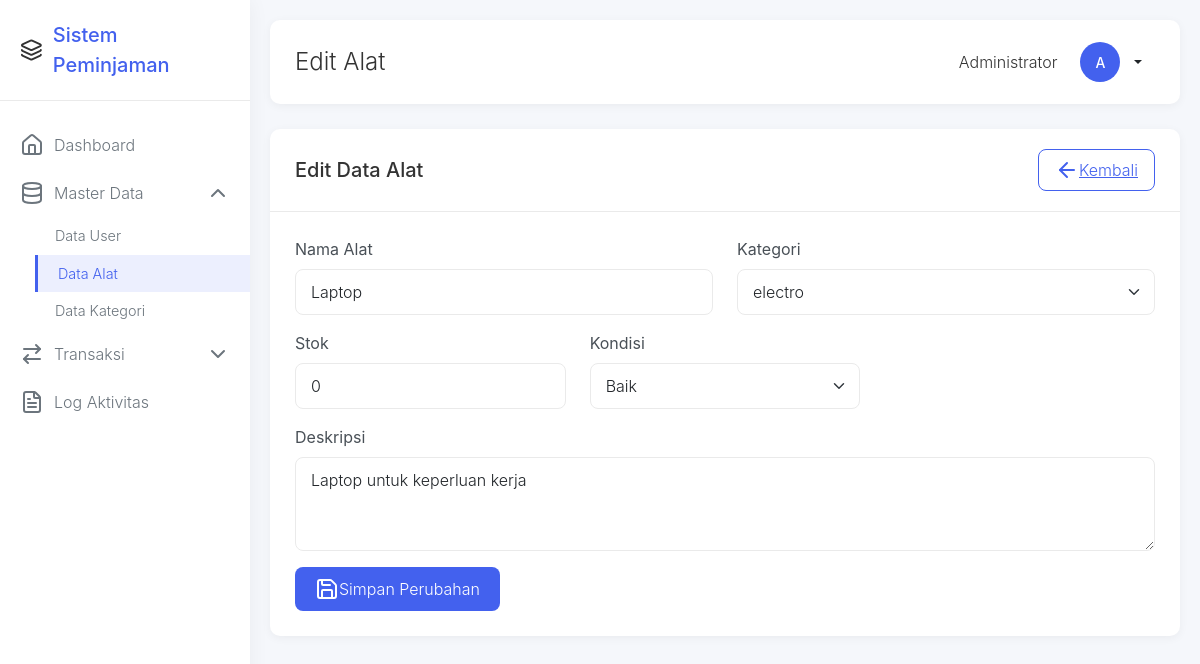
Page /admin/alat_edit.php?id=1 (signed in) on the committed database.
### tables this page shows
CREATE TABLE `alat` (
  `id` int(11) NOT NULL,
  `nama_alat` varchar(100) NOT NULL,
  `kategori_id` int(11) DEFAULT NULL,
  `stok` int(11) NOT NULL DEFAULT 0,
  `kondisi` enum('baik','rusak_ringan','rusak_berat') NOT NULL DEFAULT 'baik',
  `deskripsi` text DEFAULT NULL,
  `created_at` timestamp NOT NULL DEFAULT current_timestamp()
);

CREATE TABLE `kategori` (
  `id` int(11) NOT NULL,
  `nama_kategori` varchar(100) NOT NULL,
  `created_at` timestamp NOT NULL DEFAULT current_timestamp()
);

### admin/alat_edit.php (the view, shortened to what this page needs)
<?php
require_once '../config/database.php';
 $db = new Database();
 $conn = $db->getConnection();
 $stmt_kategori = $conn->prepare("SELECT * FROM kategori ORDER BY nama_kategori");
 $stmt_kategori->execute();
 $result_kategori = $stmt_kategori->get_result();
if (isset($_GET['id'])) {
    $id = $_GET['id'];
    $stmt = $conn->prepare("SELECT * FROM alat WHERE id = ?");
    $stmt->bind_param("i", $id);
    $stmt->execute();
    $result = $stmt->get_result();
    $alat = $result->fetch_assoc();
} else {
    header("Location: alat.php");
    exit();
}
?>
<!DOCTYPE html>
<html lang="id">
<head>
    <link href="https://cdn.jsdelivr.net/npm/bootstrap@5.3.0/dist/css/bootstrap.min.css" rel="stylesheet">
    <link rel="stylesheet" href="../assets/css/style.css">
</head>
<body>
    <aside class="sidebar" id="sidebar">
        <div class="sidebar-header">
            <i data-lucide="layers"></i>
            <span class="sidebar-logo">Sistem Peminjaman</span>
        </div>
        <nav class="sidebar-menu">
            <a href="dashboard.php" class="menu-item">
                <i data-lucide="home" class="menu-icon"></i>
                <span class="menu-text">Dashboard</span>
            </a>
            <div class="menu-item" data-bs-toggle="collapse" data-bs-target="#masterDataDropdown" aria-expanded="true">
                <i data-lucide="database" class="menu-icon"></i>
                <span class="menu-text">Master Data</span>
                <i data-lucide="chevron-down" class="menu-arrow"></i>
            </div>
            <div class="collapse show dropdown-menu-custom" id="masterDataDropdown">
                <a href="users.php" class="menu-item">
                    <span class="menu-text">Data User</span>
                </a>
                <a href="alat.php" class="menu-item active">
                    <span class="menu-text">Data Alat</span>
                </a>
                <a href="kategori.php" class="menu-item">
                    <span class="menu-text">Data Kategori</span>
                </a>
            </div>
            <div class="menu-item" data-bs-toggle="collapse" data-bs-target="#transaksiDropdown" aria-expanded="false">
                <i data-lucide="arrow-right-left" class="menu-icon"></i>
                <span class="menu-text">Transaksi</span>
                <i data-lucide="chevron-down" class="menu-arrow"></i>
            </div>
            <a href="log_activity.php" class="menu-item">
                <i data-lucide="file-text" class="menu-icon"></i>
                <span class="menu-text">Log Aktivitas</span>
            </a>
        </nav>
    </aside>
    <main class="main-content">
        <div class="top-header">
            <div style="display: flex; align-items: center;">
                <h1 class="page-title">Edit Alat</h1>
            </div>
            <div class="user-profile">
                <span style="margin-right: 10px;"><?php echo $_SESSION['nama']; ?></span>
                <div class="dropdown">
                    <button class="btn btn-sm dropdown-toggle d-flex align-items-center" type="button" id="userDropdown" data-bs-toggle="dropdown" aria-expanded="false">
                        <div class="user-avatar">
                            <?php echo strtoupper(substr($_SESSION['nama'], 0, 1)); ?>
                        </div>
                    </button>
                </div>
            </div>
        </div>
        <div class="form-card">
            <div class="card-header-custom">
                <h5 class="mb-0">Edit Data Alat</h5>
                <a href="alat.php" class="btn-back">
                    <i data-lucide="arrow-left"></i> Kembali
                </a>
            </div>
            <div class="form-section">
                <form method="POST" action="">
                    <div class="row">
                        <div class="col-md-6">
                            <div class="mb-3">
                                <label for="nama_alat" class="form-label">Nama Alat</label>
                                <input type="text" class="form-control" id="nama_alat" name="nama_alat" value="<?php echo $alat['nama_alat']; ?>" required>
                            </div>
                        </div>
                        <div class="col-md-6">
                            <div class="mb-3">
                                <label for="kategori_id" class="form-label">Kategori</label>
                                <select class="form-select" id="kategori_id" name="kategori_id">
                                    <?php
                                    while ($kategori = $result_kategori->fetch_assoc()):
                                    ?>
                                    <option value="<?php echo $kategori['id']; ?>" <?php echo $alat['kategori_id'] == $kategori['id'] ? 'selected' : ''; ?>>
                                        <?php echo $kategori['nama_kategori']; ?>
                                    </option>
                                    <?php endwhile; ?>
                                </select>
                            </div>
                        </div>
                    </div>
                    <div class="row">
                        <div class="col-md-4">
                            <div class="mb-3">
                                <label for="stok" class="form-label">Stok</label>
                                <input type="number" class="form-control" id="stok" name="stok" value="<?php echo $alat['stok']; ?>" min="0" required>
                            </div>
                        </div>
                        <div class="col-md-4">
                            <div class="mb-3">
                                <label for="kondisi" class="form-label">Kondisi</label>
                                <select class="form-select" id="kondisi" name="kondisi" required>
                                    <option value="baik" <?php echo $alat['kondisi'] == 'baik' ? 'selected' : ''; ?>>Baik</option>
                                </select>
                            </div>
                        </div>
                    </div>
                    <div class="mb-3">
                        <label for="deskripsi" class="form-label">Deskripsi</label>
                        <textarea class="form-control" id="deskripsi" name="deskripsi" rows="3"><?php echo $alat['deskripsi']; ?></textarea>
                    </div>
                    <button type="submit" class="btn-submit">
                        <i data-lucide="save"></i> Simpan Perubahan
                    </button>
                </form>
            </div>
        </div>
    </main>
</body>
</html>

### assets/css/style.css (style rules this page uses)
body { font-family: 'Segoe UI', Tahoma, Geneva, Verdana, sans-serif; background-color: #f8f9fa; }
.btn { border-radius: 6px; font-weight: 500; transition: all 0.2s ease; }
.btn-sm { padding: 0.375rem 0.75rem; font-size: 0.875rem; }
.form-control, .form-select { border-radius: 6px; border: 1px solid #ced4da; transition: border-color 0.15s ease-in-out, box-shadow 0.15s ease-in-out; }

### admin/alat_edit.php (style rules this page uses)
:root { --primary-color: #4361ee; --secondary-color: #3f37c9; --success-color: #06ffa5; --info-color: #00b4d8; --warning-color: #ffbe0b; --danger-color: #fb5607; --light-color: #f8f9fa; --dark-color: #212529; --sidebar-width: 250px; --sidebar-collapsed-width: 70px; }
body { font-family: 'Inter', 'Segoe UI', Tahoma, Geneva, Verdana, sans-serif; font-weight: 300; background-color: #f5f7fb; color: #333; }
.sidebar { position: fixed; top: 0; left: 0; height: 100vh; width: var(--sidebar-width); background-color: white; box-shadow: 0 0 20px rgba(0, 0, 0, 0.05); z-index: 1000; transition: all 0.3s ease; }
.sidebar-header { padding: 20px; border-bottom: 1px solid #eaeaea; display: flex; align-items: center; }
.sidebar-logo { font-size: 1.25rem; font-weight: 500; color: var(--primary-color); margin-left: 10px; }
.sidebar-menu { padding: 20px 0; }
.menu-item { padding: 12px 20px; display: flex; align-items: center; color: #6c757d; text-decoration: none; transition: all 0.2s ease; }
.menu-item.active { background-color: rgba(67, 97, 238, 0.1); color: var(--primary-color); border-left: 3px solid var(--primary-color); }
.menu-icon { margin-right: 10px; }
.menu-text { font-weight: 300; }
.dropdown-menu-custom { background-color: transparent; border: none; padding-left: 35px; }
.dropdown-menu-custom .menu-item { font-size: 0.9rem; padding: 8px 20px; }
.main-content { margin-left: var(--sidebar-width); padding: 20px; transition: all 0.3s ease; }
.top-header { background-color: white; padding: 15px 25px; border-radius: 10px; box-shadow: 0 2px 10px rgba(0, 0, 0, 0.05); margin-bottom: 25px; display: flex; justify-content: space-between; align-items: center; }
.page-title { font-size: 1.5rem; font-weight: 300; margin: 0; }
.user-profile { display: flex; align-items: center; }
.user-avatar { width: 40px; height: 40px; border-radius: 50%; background-color: var(--primary-color); color: white; display: flex; align-items: center; justify-content: center; margin-right: 10px; }
.form-card { background-color: white; border-radius: 10px; box-shadow: 0 2px 10px rgba(0, 0, 0, 0.05); overflow: hidden; }
.card-header-custom { padding: 20px 25px; border-bottom: 1px solid #eaeaea; display: flex; justify-content: space-between; align-items: center; }
.btn-back { background-color: transparent; color: var(--primary-color); border: 1px solid var(--primary-color); border-radius: 8px; padding: 8px 16px; font-weight: 300; display: flex; align-items: center; transition: all 0.2s ease; }
.form-section { padding: 25px; }
.form-label { font-weight: 400; color: #495057; margin-bottom: 8px; }
.form-control, .form-select { border: 1px solid #eaeaea; border-radius: 8px; padding: 10px 15px; font-weight: 300; transition: all 0.2s ease; }
.btn-submit { background-color: var(--primary-color); color: white; border: none; border-radius: 8px; padding: 10px 20px; font-weight: 300; display: flex; align-items: center; transition: all 0.2s ease; }
.menu-arrow { margin-left: auto; transition: transform 0.3s ease; }
.menu-item[aria-expanded="true"] .menu-arrow { transform: rotate(180deg); }

### rows in the picture
alat: nama_alat "Laptop", kategori_id "electro", stok "0", kondisi "Baik", deskripsi "Laptop untuk keperluan kerja"

### other values in the picture
$_SESSION['nama'] "Administrator"
substr($_SESSION['nama'], 0, 1) "A"
